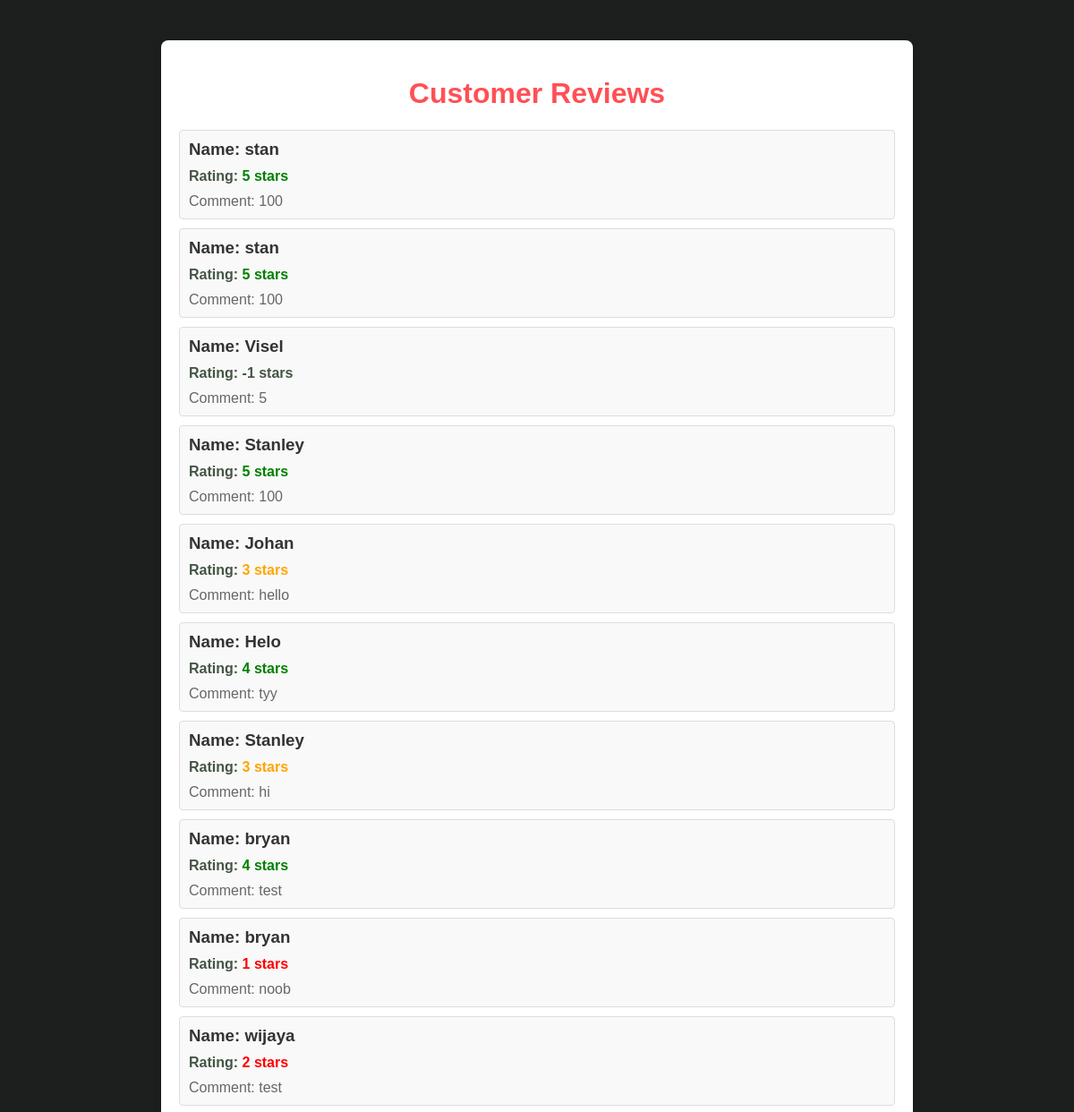
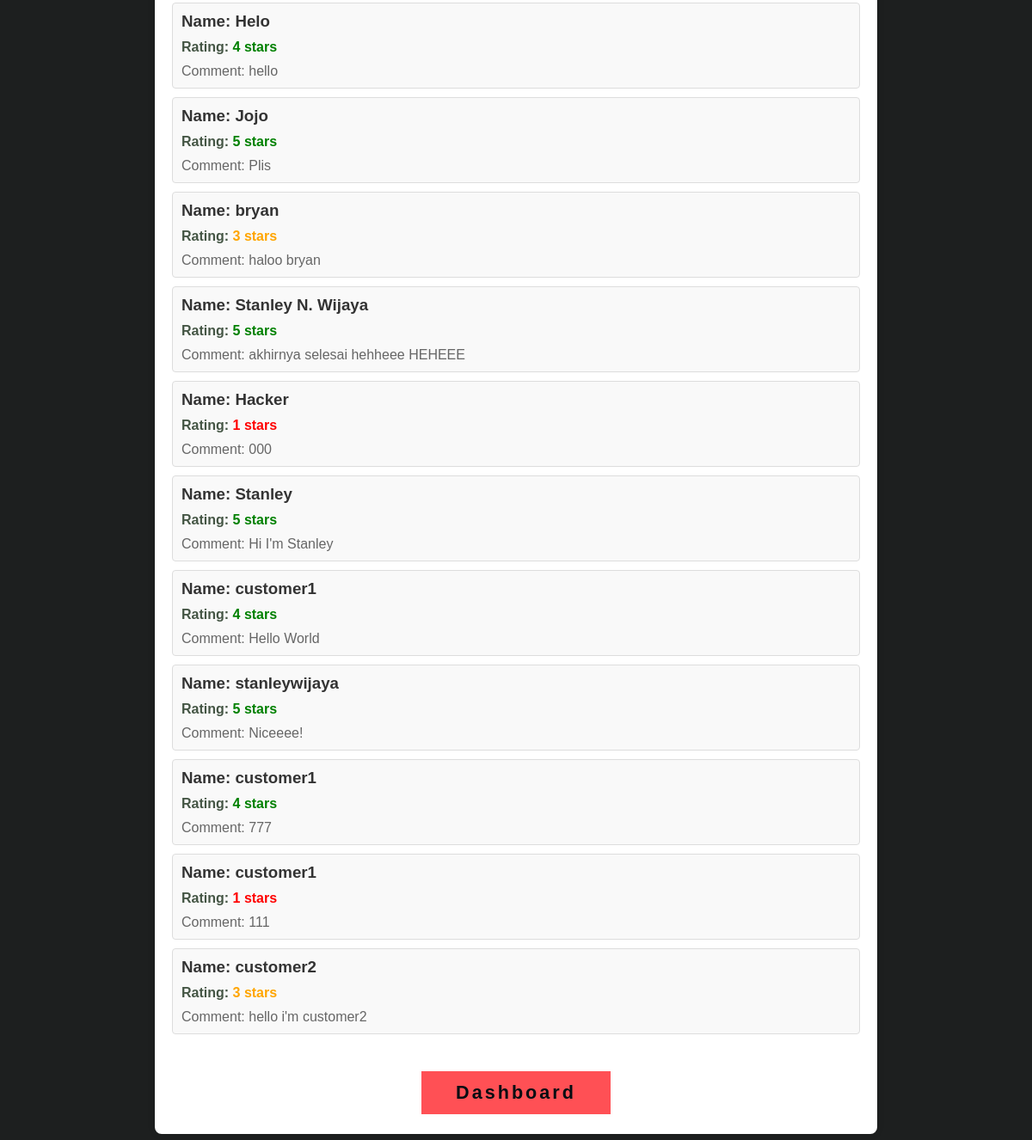
The app's page /showreview/ (signed in) with its own data (2 pictures, top to bottom).
### myapp/models.py (models this page shows, shortened)
class Review(models.Model):
    customer_name = models.CharField(max_length=100)
    star_rating = models.IntegerField()
    comment = models.TextField()

### myapp/views.py (the view)
# urls.py: path('showreview/', views.show_reviews, name='show_reviews'), #used for admin to check review from customer
@login_required(login_url='/login/')
@user_passes_test(admin_required, login_url='/login/')
def show_reviews(request):
    reviews = Review.objects.all()
    return render(request, 'reviews.html', {'reviews': reviews})

### myapp/templatetags/custom_filters.py (called while the page is built)
@register.filter
def get_rating_color(value):
    if value == 1 or value == 2:
        return 'red'
    elif value == 3:
        return 'orange'
    elif value == 4 or value == 5:
        return 'green'
    else:
        return ''

### myapp/views.py (called while the page is built)
def admin_required(user):
    return user.is_authenticated and user.role == 'admin'

### myapp/templates/reviews.html (shortened to what this page needs)
{% load static %}
{% load custom_filters %}
<!DOCTYPE html>
<html lang="en">
<head>
    <link rel="stylesheet" href="{% static 'css/reviews.css' %}">
</head>
<body>
    <div class="container">
        <header>
            <h1>Customer Reviews</h1>
        </header>
        <div class="reviews">
            <ul>
                {% for review in reviews %}
                <li>
                    <div class="review">
                        <h3><span>Name: </span>{{ review.customer_name }}</h3>
                        <h4><span>Rating: </span><span class="rating {{ review.star_rating|get_rating_color }}">{{ review.star_rating }} stars</span></h4>
                        <p><span>Comment: </span>{{ review.comment }}</p>
                    </div>
                </li>
                {% endfor %}
            </ul>
        </div>
        <div class="back-btn">
            <a href="{% url 'page' %}" class="btn">Dashboard</a>
        </div>
    </div>
</body>
</html>

### myapp/static/css/reviews.css (style rules this page uses)
:root { --white: #fefefe; --secondary-white: #dfdfdf; --black: #040D12; --gray: #36454f; --yellow: #ffdb56; --primary-black: #1d1f1f; --red: #FF5055; }
body { font-family: Arial, sans-serif; background-color: #1D1F1F; margin: 45px 25px; padding: 0; color: #FF5055; }
.container { max-width: 800px; margin: 0 auto; padding: 20px; background-color: #fff; border-radius: 8px; box-shadow: 0 0 10px rgba(0, 0, 0, 0.1); }
header { text-align: center; margin-bottom: 20px; }
.reviews { margin-bottom: 20px; }
ul { list-style-type: none; padding: 0; }
.review { background-color: #f9f9f9; border: 1px solid #ddd; border-radius: 4px; padding: 10px; margin-bottom: 10px; }
.review h3 { margin: 0 0 5px; color: #333; }
.review h4 { margin: 10px 0; color: #454; }
.review p { margin: 0; color: #666; }
.back-btn { text-align: center; margin-top: 20px; }
.btn { font-size: 1.35em; color: var(--black); text-decoration: none; letter-spacing: 3px; background: var(--red); display: inline-block; padding: 12px 40px; margin-top: 20px; border: solid 3px var(--white); transition-duration: 500ms; font-weight: 550; }
.rating { font-weight: bold; }
.rating.red { color: red; }
.rating.orange { color: orange; }
.rating.green { color: green; }

### records on screen
Review: customer_name "stan", star_rating "5", comment "100"
Review: customer_name "stan", star_rating "5", comment "100"
Review: customer_name "Visel", star_rating "-1", comment "5"
Review: customer_name "Stanley", star_rating "5", comment "100"
Review: customer_name "Johan", star_rating "3", comment "hello"
Review: customer_name "Helo", star_rating "4", comment "tyy"
Review: customer_name "Stanley", star_rating "3", comment "hi"
Review: customer_name "bryan", star_rating "4", comment "test"
Review: customer_name "bryan", star_rating "1", comment "noob"
Review: customer_name "wijaya", star_rating "2", comment "test"
Review: customer_name "Helo", star_rating "4", comment "hello"
Review: customer_name "Jojo", star_rating "5", comment "Plis"
Review: customer_name "bryan", star_rating "3", comment "haloo bryan"
Review: customer_name "Stanley N. Wijaya", star_rating "5", comment "akhirnya selesai hehheee HEHEEE"
Review: customer_name "Hacker", star_rating "1", comment "000"
Review: customer_name "Stanley", star_rating "5", comment "Hi I'm Stanley"
Review: customer_name "customer1", star_rating "4", comment "Hello World"
Review: customer_name "stanleywijaya", star_rating "5", comment "Niceeee!"
Review: customer_name "customer1", star_rating "4", comment "777"
Review: customer_name "customer1", star_rating "1", comment "111"
Review: customer_name "customer2", star_rating "3", comment "hello i'm customer2"
